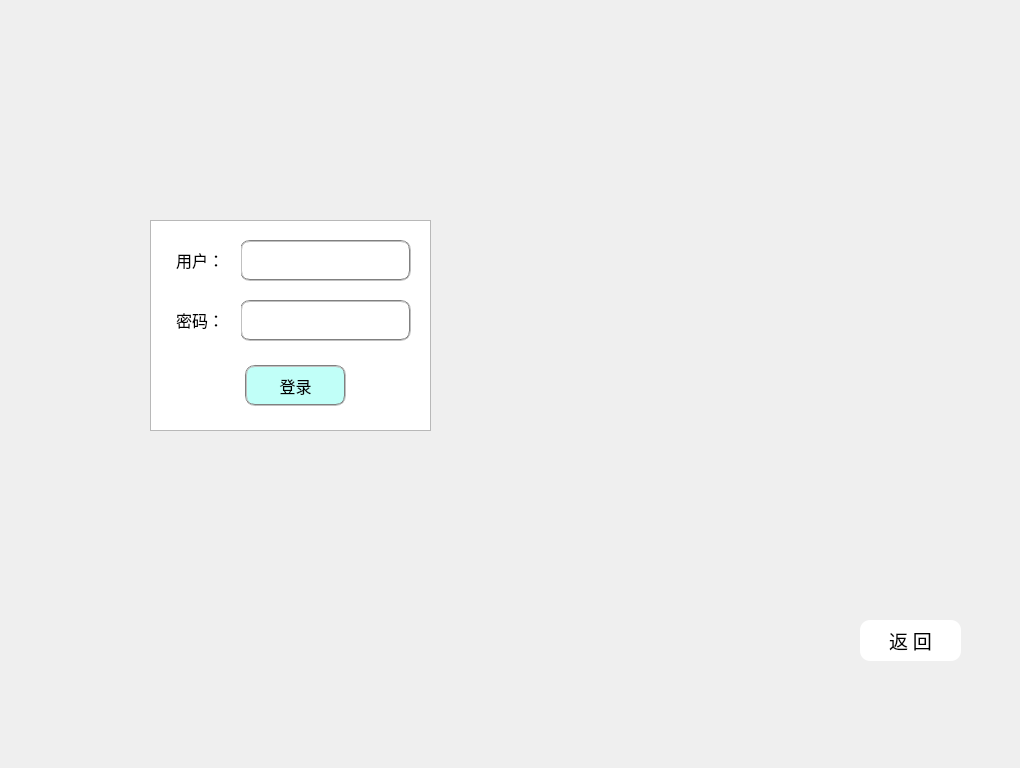
<?xml version="1.0" encoding="UTF-8"?>
<ui version="4.0">
 <class>Form</class>
 <widget class="QWidget" name="Form">
  <property name="geometry">
   <rect>
    <x>0</x>
    <y>0</y>
    <width>1020</width>
    <height>768</height>
   </rect>
  </property>
  <property name="windowTitle">
   <string>Form</string>
  </property>
  <widget class="QLabel" name="label">
   <property name="geometry">
    <rect>
     <x>0</x>
     <y>0</y>
     <width>1021</width>
     <height>41</height>
    </rect>
   </property>
   <property name="styleSheet">
    <string notr="true">border-image: url(:/10.png);</string>
   </property>
   <property name="text">
    <string/>
   </property>
  </widget>
  <widget class="QLabel" name="label_4">
   <property name="geometry">
    <rect>
     <x>760</x>
     <y>0</y>
     <width>61</width>
     <height>41</height>
    </rect>
   </property>
   <property name="styleSheet">
    <string notr="true">border-image: url(:/login/3.png);</string>
   </property>
   <property name="text">
    <string/>
   </property>
  </widget>
  <widget class="QLabel" name="label_2">
   <property name="geometry">
    <rect>
     <x>0</x>
     <y>40</y>
     <width>1021</width>
     <height>651</height>
    </rect>
   </property>
   <property name="styleSheet">
    <string notr="true">border-image: url(:/login/2.png);</string>
   </property>
   <property name="text">
    <string/>
   </property>
  </widget>
  <widget class="QLineEdit" name="lineEdit_67">
   <property name="geometry">
    <rect>
     <x>240</x>
     <y>240</y>
     <width>171</width>
     <height>41</height>
    </rect>
   </property>
   <property name="font">
    <font>
     <family>Arial</family>
     <pointsize>14</pointsize>
    </font>
   </property>
   <property name="styleSheet">
    <string notr="true">border-radius: 10px;
border: 2px groove gray;</string>
   </property>
   <property name="text">
    <string/>
   </property>
   <property name="cursorPosition">
    <number>0</number>
   </property>
   <property name="alignment">
    <set>Qt::AlignCenter</set>
   </property>
  </widget>
  <widget class="QLineEdit" name="lineEdit_51">
   <property name="geometry">
    <rect>
     <x>160</x>
     <y>240</y>
     <width>81</width>
     <height>41</height>
    </rect>
   </property>
   <property name="font">
    <font>
     <family>宋体</family>
     <pointsize>12</pointsize>
    </font>
   </property>
   <property name="styleSheet">
    <string notr="true">border:none;
background-color: #ffffff;</string>
   </property>
   <property name="text">
    <string>用户：</string>
   </property>
   <property name="cursorPosition">
    <number>3</number>
   </property>
   <property name="alignment">
    <set>Qt::AlignCenter</set>
   </property>
  </widget>
  <widget class="QListView" name="listView">
   <property name="geometry">
    <rect>
     <x>150</x>
     <y>220</y>
     <width>281</width>
     <height>211</height>
    </rect>
   </property>
  </widget>
  <widget class="QLineEdit" name="lineEdit_68">
   <property name="geometry">
    <rect>
     <x>240</x>
     <y>300</y>
     <width>171</width>
     <height>41</height>
    </rect>
   </property>
   <property name="font">
    <font>
     <family>Arial</family>
     <pointsize>14</pointsize>
    </font>
   </property>
   <property name="styleSheet">
    <string notr="true">border-radius: 10px;
border: 2px groove gray;</string>
   </property>
   <property name="text">
    <string/>
   </property>
   <property name="cursorPosition">
    <number>0</number>
   </property>
   <property name="alignment">
    <set>Qt::AlignCenter</set>
   </property>
  </widget>
  <widget class="QLineEdit" name="lineEdit_52">
   <property name="geometry">
    <rect>
     <x>160</x>
     <y>300</y>
     <width>81</width>
     <height>41</height>
    </rect>
   </property>
   <property name="font">
    <font>
     <family>宋体</family>
     <pointsize>12</pointsize>
    </font>
   </property>
   <property name="styleSheet">
    <string notr="true">border:none;
background-color: #ffffff;</string>
   </property>
   <property name="text">
    <string>密码：</string>
   </property>
   <property name="cursorPosition">
    <number>3</number>
   </property>
   <property name="alignment">
    <set>Qt::AlignCenter</set>
   </property>
  </widget>
  <widget class="QPushButton" name="pushButton_41">
   <property name="geometry">
    <rect>
     <x>240</x>
     <y>360</y>
     <width>111</width>
     <height>51</height>
    </rect>
   </property>
   <property name="font">
    <font>
     <family>宋体</family>
     <pointsize>12</pointsize>
    </font>
   </property>
   <property name="styleSheet">
    <string notr="true">QPushButton#pushButton_41 {
background-color: rgb(193, 255, 248);
border-radius: 10px;
border: 2px groove gray;
margin: 5px;
text-align: center;
}

QPushButton#pushButton_41:hover {
background-color: rgb(240,240,240);
}</string>
   </property>
   <property name="text">
    <string>登录</string>
   </property>
  </widget>
  <widget class="QPushButton" name="pushButton_4">
   <property name="geometry">
    <rect>
     <x>860</x>
     <y>620</y>
     <width>101</width>
     <height>41</height>
    </rect>
   </property>
   <property name="font">
    <font>
     <family>宋体</family>
     <pointsize>14</pointsize>
    </font>
   </property>
   <property name="styleSheet">
    <string notr="true">QPushButton#pushButton_4 {
border: none;
background-color: #ffffff;
border-radius: 10px;
}

QPushButton#pushButton_4:hover {
background-color: rgb(240,240,240);
}</string>
   </property>
   <property name="text">
    <string>返 回</string>
   </property>
  </widget>
  <zorder>label_2</zorder>
  <zorder>listView</zorder>
  <zorder>label</zorder>
  <zorder>label_4</zorder>
  <zorder>lineEdit_67</zorder>
  <zorder>lineEdit_51</zorder>
  <zorder>lineEdit_68</zorder>
  <zorder>lineEdit_52</zorder>
  <zorder>pushButton_41</zorder>
  <zorder>pushButton_4</zorder>
 </widget>
 <resources/>
 <connections/>
</ui>
